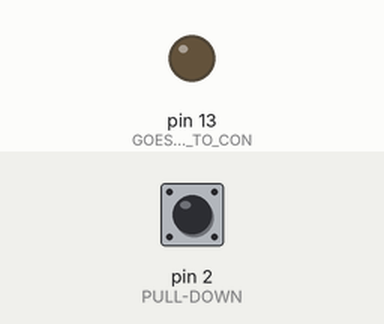
Bench run of a sketch on a simulated Arduino Uno, built with avr-gcc and run on an emulated ATmega328P. On the bench: output pins drawn as LEDs (lit = HIGH). Dashed ring = blinking. The test bench sets the inputs (shaded band); at power-on: pin 2 (PULL-DOWN) LOW.

Above: at 1.2 s.
1.3 s: pin 2 (PULL-DOWN) pulled HIGH for 1 s
At 2.6 s:
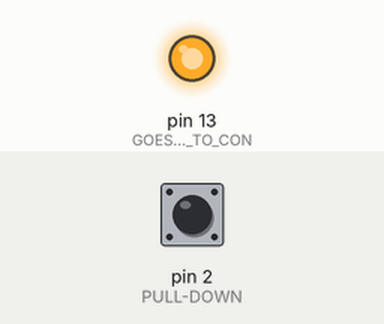
4.3 s: pin 2 (PULL-DOWN) pulled HIGH for 3.2 s
At 4.51 s:
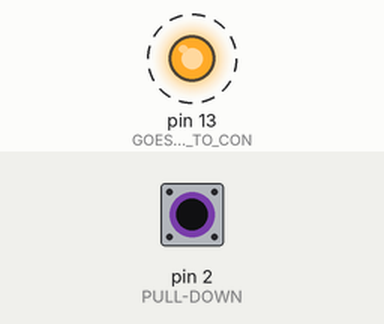
Timing chart, 0 to 9.0 s (numbered marks = the images above; inputs shaded):
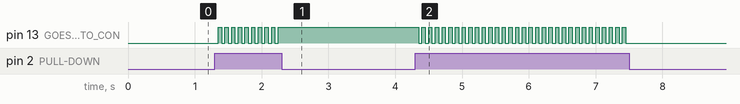

Measured:
- after the input at 1.3 s, pin 13 (GOES_TO_TRANSISTER_TO_CON): alternates HIGH for 0.05 s and LOW for 0.05 s, 19 changes in all, then stays HIGH, starting after 0.05 s
- after the input at 4.3 s, pin 13 (GOES_TO_TRANSISTER_TO_CON): alternates HIGH for 0.05 s and LOW for 0.05 s, 63 changes in all, then stays LOW, starting after 0.05 s

The sketch:

relay_control.ino
```cpp
char ledState = 0;

void setup() {
    pinMode(2, INPUT); // PULL-DOWN
    pinMode(13, OUTPUT); // GOES TO TRANSISTER TO CONTROL RELAY
}

void loop() {
    if(digitalRead(2) == HIGH) {
        delay(50);
        if(digitalRead(2) == HIGH)
            ledState = !ledState;
    }
    digitalWrite(13, ledState);
}
```
